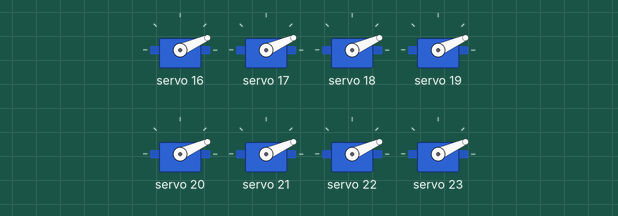
The sketch below on a simulated Arduino Uno, built with avr-gcc and run on an emulated ATmega328P. Shown: 8 × servo.

Above: at 0.05 s.
At 0.75 s:
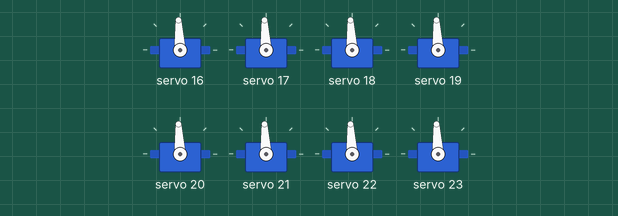
At 1.5 s:
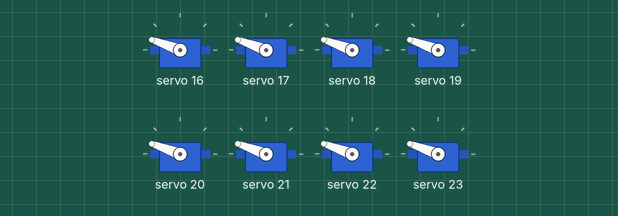
Timing chart, 0 to 3.5 s (numbered marks = the images above):
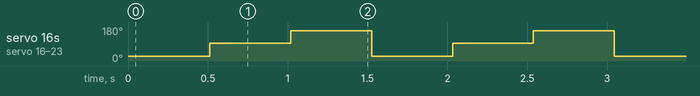

The sketch:

servo_test.ino
```cpp
// (licence header left out)
#include <Wire.h>
#include "Adafruit_PWMServoDriver.h"

Adafruit_PWMServoDriver pwm = Adafruit_PWMServoDriver(0x41);
#define SERVOMIN  150 // this is the 'minimum' pulse length count (out of 4096)
#define SERVOMAX  600 // this is the 'maximum' pulse length count (out of 4096)


/**
* Function       setup
* @author        liusen
* @date          2017.07.25
* @brief         initialization configure
* @param[in]     void
* @retval        void
* @par History
*/
void setup()
{
    Serial.begin(9600);
    pwm.begin();

    pwm.setPWMFreq(50);  // Analog servos run at ~60 Hz updates
}

/**
* Function       SetServoPos
* @author        liusen
* @date          2018.05.07
* @brief         initialization configure
* @param[in]     num: number of servo； value：angle of servo：0-180
* @retval        void
* @par History
*/
void SetServoPos(int num, int value)
{
    // 50hz: 20,000 us
    long us = (value * 1800 / 180 + 600); // 0.6 ~ 2.4
    long pwmvalue = us * 4096 / 20000;
    pwm.setPWM(num, 0, pwmvalue);
}

/**
* Function       loop
* @author        liusen
* @date          2017.07.25
* @brief
*
* @param[in]     void
* @retval        void
* @par History
*/

void loop()
{

    SetServoPos(0, 20);//K9
    SetServoPos(1, 20);//K10
    SetServoPos(2, 20);//K11
    SetServoPos(3, 20);//K12
    SetServoPos(4, 20);//K13
    SetServoPos(5, 20);//K14
    SetServoPos(6, 20);//K15
    SetServoPos(7, 20);//K16
    delay(500);
    SetServoPos(0, 90);//K9
    SetServoPos(1, 90);//K10
    SetServoPos(2, 90);//K11
    SetServoPos(3, 90);//K12
    SetServoPos(4, 90);//K13
    SetServoPos(5, 90);//K14
    SetServoPos(6, 90);//K15
    SetServoPos(7, 90);//K16
    delay(500);
    SetServoPos(0, 160);//K9
    SetServoPos(1, 160);//K10
    SetServoPos(2, 160);//K11
    SetServoPos(3, 160);//K12
    SetServoPos(4, 160);//K13
    SetServoPos(5, 160);//K14
    SetServoPos(6, 160);//K15
    SetServoPos(7, 160);//K16
    delay(500);

}
```

Measured:
- by itself, servo 16–23: repeats every 1.5 s: 160° 0.51 s, 24° 0.51 s, 93° 0.51 s
